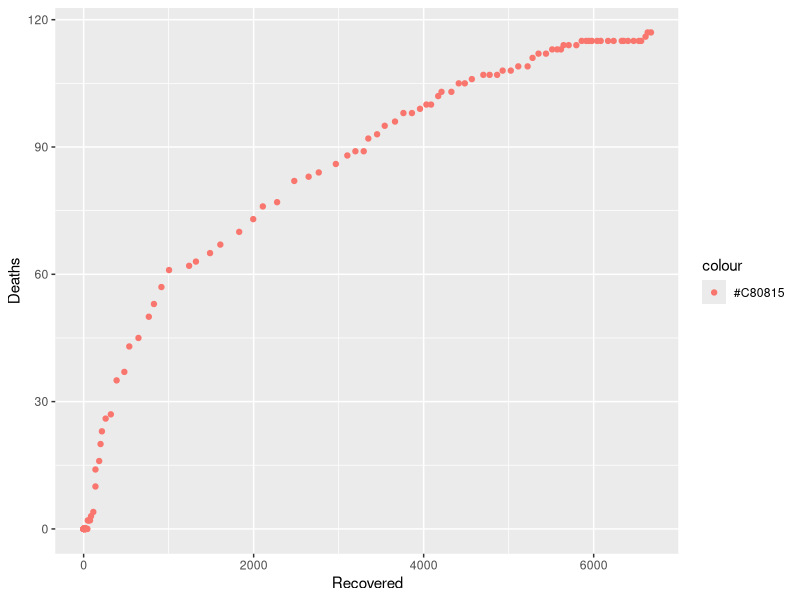
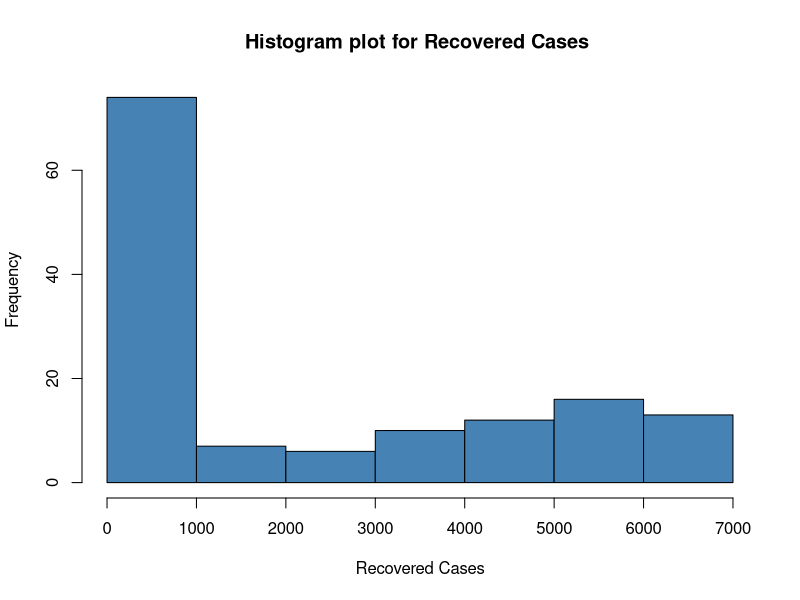
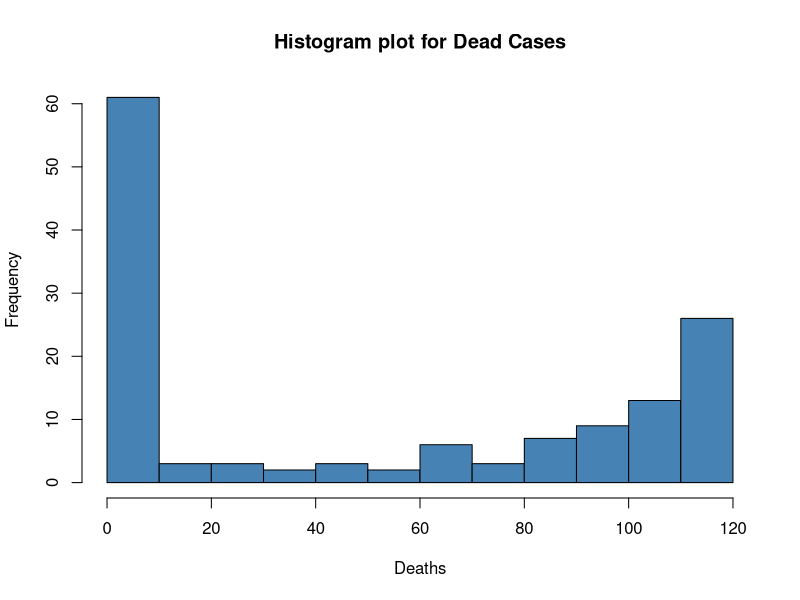
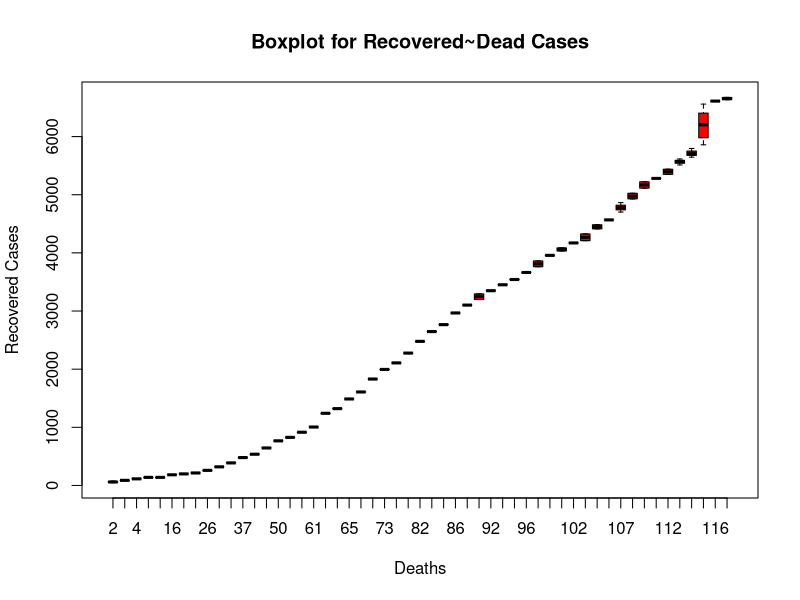

Here is the R script that generated these plots, in order:
## ---- chunk 1
library(ggplot2)
## ---- chunk 2
data <- read.csv("data.csv")
## ---- chunk 3
head(data)
## ---- chunk 4
tail(data)
## ---- chunk 5
dim(data)
## ---- chunk 6
input <- data[,c('Recovered', 'Deaths')]
ggplot(input, aes(x=Recovered, y=Deaths, col="#C80815" ))+geom_point()
## ---- chunk 7
hist(data$Recovered,col="steelblue",xlab="Recovered Cases", main='Histogram plot for Recovered Cases ')
## ---- chunk 8
hist(data$Deaths,col="steelblue", xlab="Deaths", main='Histogram plot for Dead Cases')
## ---- chunk 9
df <- data[which(rowSums(data==0)==0),]
## ---- chunk 10
boxplot(Recovered~Deaths, data=df, xlab='Deaths', ylab = 'Recovered Cases', main='Boxplot for Recovered~Dead Cases', col="red")
